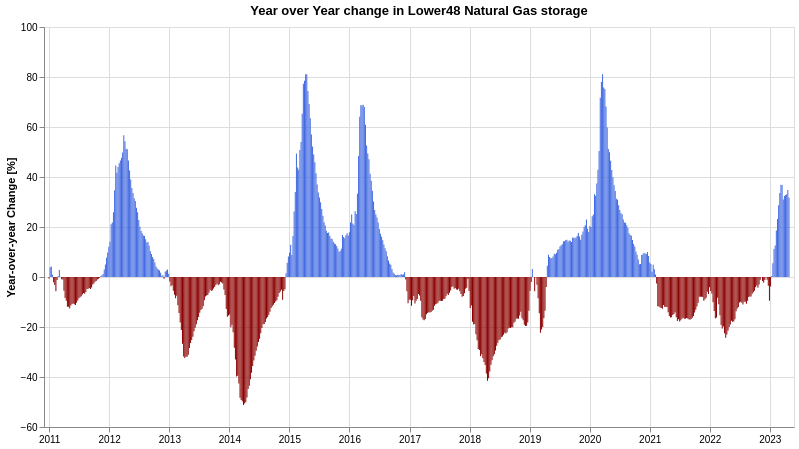

Express this chart as Vega-Lite.
### Vega-Lite specification from a JSON file in a GitHub repository (floating-point values rounded to 4 significant figures; data arrays with more than 128 entries replaced by an {"elided": "..."} marker saying what was removed)
{"config": {"view": {"continuousWidth": 400, "continuousHeight": 300}}, "data": {"name": "data-5ca62a05942ddb6597184cf35f25e9a9"}, "mark": {"type": "bar", "width": 1}, "encoding": {"color": {"condition": {"value": "darkred", "test": "datum['Lower48'] < 0"}, "value": "royalblue"}, "tooltip": [{"field": "dt", "title": "", "type": "temporal"}, {"field": "Lower48", "format": ",.02f", "title": "YoY % Change", "type": "quantitative"}], "x": {"axis": {"title": ""}, "field": "dt", "type": "temporal"}, "y": {"axis": {"title": "Year-over-year Change [%]"}, "field": "Lower48", "type": "quantitative"}}, "height": 400, "title": "Year over Year change in Lower48 Natural Gas storage", "width": 750, "$schema": "https://vega.github.io/schema/vega-lite/v5.json", "datasets": {"data-5ca62a05942ddb6597184cf35f25e9a9": {"elided": "696 records"}}}
